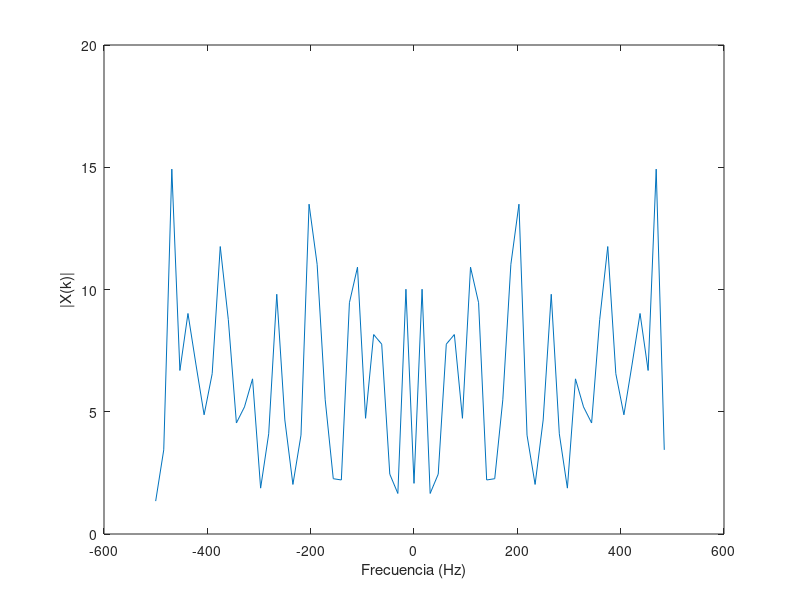

Source code (MATLAB): (Note: this script raises an error after producing the figure.)
%%%%%%%%%%%%%%%%%%%%%%%%%%%%%%%%%%%%%%%%%%%%%%%%%%%%%%%%%%%%
%%%%%%%%%%%%%%  PARTE 1: Convolución Circular %%%%%%%%%%%%%%
%%%%%%%%%%%%%%%%%%%%%%%%%%%%%%%%%%%%%%%%%%%%%%%%%%%%%%%%%%%%


% PREGUNTA 1

% Parámetros
N = 64;        % Longitud de x[n], puede ajustarse
Ts = 1e-3;     % Periodo de muestreo

% Generar señal aleatoria x[n]
x = randn(N, 1);

% Calcular su espectro X(k)
X = fftshift(fft(x));

% Vector de frecuencia para graficar
Fs = 1/Ts;
f = (-N/2:N/2-1)*(Fs/N);

% Graficar el espectro de x[n]
figure;
plot(f, abs(X));
xlabel("Frecuencia (Hz)");
ylabel("|X(k)|");
xline(0)
title("Espectro de x[n]");


% PREGUNTA 2

% Respuesta al impulso del canal h[n]
h = [-0.1, 0.3, -0.5, 0.7, -0.9, 0.7, -0.5, 0.3, -0.1]';

% Llenar con ceros h[n] hasta longitud N
h_padded = [h; zeros(N - length(h), 1)];

% Calcular su espectro H(k)
H = fftshift(fft(h_padded));

% Graficar el espectro de h[n]
figure;
plot(f, abs(H));
xlabel("Frecuencia (Hz)");
ylabel("|H(k)|");
title("Espectro de h[n]");


% PREGUNTA 3

% Convolución lineal
y = conv(x, h);

% Calcular su FFT de N puntos
Y = fftshift(fft(y, N));

% Graficar el espectro de y[n]
figure;
plot(f, abs(Y));
xlabel("Frecuencia (Hz)");
ylabel("|Y_L(k)|");
title("Espectro de y_L[n] (Convolución Lineal)");


% PREGUNTA 4

% Convolución circular
yc = cconv(x, h, N);  % Convolución circular de N puntos

% Calcular su espectro Yc(k)
Yc = fftshift(fft(yc));

% Graficar el espectro de yc[n]
figure;
plot(f, abs(Yc));
xlabel("Frecuencia (Hz)");
ylabel("|Y_c(k)|");
title("Espectro de y_c[n] (Convolución Circular)");


% PREGUNTA 5

% Calcular el producto X(k) * H(k)
XH = X .* H;

% Comparación entre X(k)*H(k) y Y(k)
figure;
subplot(1,2,1);
plot(f, abs(XH), f, abs(Y));
xlabel("Frecuencia (Hz)");
ylabel("Magnitud");
title("Comparación de X(k)*H(k) y Y_L(k)");
legend("|X(k)*H(k)|", "|Y_L(k)|");

% Comparación entre X(k)*H(k) y Yc(k)
subplot(1,2,2);
plot(f, abs(XH), f, abs(Yc));
xlabel("Frecuencia (Hz)");
ylabel("Magnitud");
title("Comparación de X(k)*H(k) y Y_c(k)");
legend("|X(k)*H(k)|", "|Y_c(k)|");


% PREGUNTA 6

% Longitud del prefijo cíclico (debe ser >= longitud de h[n]-1)
L = length(h) - 1;

% Construir prefijo cíclico a partir de las últimas L muestras de x[n]
cyclic_prefix = x(end-L+1:end);

% Extender x[n] con prefijo cíclico
x_ext = [cyclic_prefix; x];



figure;
hold on;
plot(-L:N-1, x_ext, "b")
plot(0:N-1, x, "r");
xlabel("n");
ylabel("x[n]");
legend("x[n]", "x_{ext}[n]", "Prefijo Cíclico");
title("Señal x[n] y x_{ext}[n] con Prefijo Cíclico");
hold off;




% Longitud óptima del prefijo cíclico es L = length(h) - 1 = 10
fprintf("Longitud elegida del prefijo cíclico: %d\n", L);

% Convolución lineal con la señal extendida
y_ext = conv(x_ext, h);

% Eliminar las primeras L muestras para extraer el resultado de la convolución circular
yc_extracted = y_ext(L+1:L+N);

% Verificar que yc extraído coincide con la convolución circular yc
difference = max(abs(yc - yc_extracted));
fprintf("Diferencia máxima entre yc y yc extraído: %e\n", difference);

%%%%%%%%%%%%%%%%%%%%%%%%%%%%%%%%%%%%%%%%%%%%%%%%%%%%%%%%%%%%
%%%%%%%%%%%%%%%%%%  PARTE 2: Ecualización %%%%%%%%%%%%%%%%%%
%%%%%%%%%%%%%%%%%%%%%%%%%%%%%%%%%%%%%%%%%%%%%%%%%%%%%%%%%%%%

% Parámetros de OFDM
NFFT = 128;           % Tamaño de FFT
Ncp = 16;             % Longitud del prefijo cíclico (varía según el caso)
Nofdm = 100;          % Número de símbolos OFDM
Nsub = 10;            % Número de subportadoras de datos
modOrder = 4;         % Modulación QPSK (número M-ario)

% Respuesta al impulso del canal h[n]
h = [0, -0.1, 0.3, -0.5, 0.7, -0.9, 0.7, -0.5, 0.3, -0.1, 0]';


% Respuesta de frecuencia ideal del canal
H = fft(h, NFFT);

% Generar bits aleatorios
numBits = Nsub * Nofdm * log2(modOrder);
bits = randi([0 1], numBits, 1);

%%%%%%%%%%%%%%%%%%%%%%%%%%%%%%%%%%%%%%%%%%%%%%%%%%%%%%%%%%%%
%%%%%%%%%%%%  PARTE A: Intervalo de guarda con 0 %%%%%%%%%%%%%%%%%%
%%%%%%%%%%%%%%%%%%%%%%%%%%%%%%%%%%%%%%%%%%%%%%%%%%%%%%%%%%%%

% Actualizar Ncp para este caso
Ncp = 16;

% Modulación QPSK
symbols = moduladorQPSK(bits);

% Remodelar símbolos en subportadoras x símbolos OFDM
symbols_matrix = reshape(symbols, Nsub, Nofdm);

% Inicializar la matriz de símbolos OFDM
X = zeros(NFFT, Nofdm);

% Mapear símbolos a subportadoras
X(2:Nsub+1, :) = symbols_matrix;

% Modulación OFDM (IFFT)
ofdm_symbols = ifft(X, NFFT);

% Agregar intervalo de guarda lleno de ceros
ofdm_with_guard = [zeros(Ncp, Nofdm); ofdm_symbols];

% Serializar los símbolos OFDM
s = ofdm_with_guard(:);

% Transmitir a través del canal
s_rx = conv(s, h);
s_rx = s_rx(1:length(s));

% Remodelar la señal recibida
s_rx_matrix = reshape(s_rx, NFFT + Ncp, Nofdm);

% Eliminar el intervalo de guarda
received_symbols = s_rx_matrix(Ncp+1:end, :);

% Demodulación OFDM (FFT)
Y = fft(received_symbols, NFFT);

size(Y)
size(repmat(H.', 1, Nofdm))

% Ecualización en el dominio de frecuencia
Y_eq = Y ./ repmat(H, 1, Nofdm);

% Extraer las subportadoras de datos
received_data = Y_eq(2:Nsub+1, :);
received_data = received_data(:);

% Demodulación QPSK
received_bits = demoduladorQPSK(received_data);

% Calcular BER
num_errors = sum(bits ~= received_bits);
bit_error_rate = num_errors / numBits;
fprintf("Caso a) BER con intervalo de guarda en cero: %f\n", bit_error_rate);

% Diagrama de constelación
figure;
subplot(1,2,1);
plot(real(symbols), imag(symbols), "o");
title("Constelación Transmitida");
xlabel("En Fase");
ylabel("En Cuadratura");
axis square;

subplot(1,2,2);
plot(real(received_data), imag(received_data), "o");
title("Constelación Recibida (Caso a)");
xlabel("En Fase");
ylabel("En Cuadratura");
axis square;

%%%%%%%%%%%%%%%%%%%%%%%%%%%%%%%%%%%%%%%%%%%%%%%%%%%%%%%%%%%%
%%%%%%%%%%%%  PARTE B: Intervalo de guarda con 0 %%%%%%%%%%%%%%%%%%
%%%%%%%%%%%%%%%%%%%%%%%%%%%%%%%%%%%%%%%%%%%%%%%%%%%%%%%%%%%%

% Actualizar Ncp para el Caso b)
Ncp = 4;  % Longitud del prefijo cíclico menor al canal

% Modulación QPSK
symbols_b = moduladorQPSK(bits);

% Remodelar símbolos en subportadoras x símbolos OFDM
symbols_matrix_b = reshape(symbols_b, Nsub, Nofdm);

% Inicializar la matriz de símbolos OFDM
X_b = zeros(NFFT, Nofdm);

% Mapear símbolos a subportadoras
X_b(2:Nsub+1, :) = symbols_matrix_b;

% Modulación OFDM (IFFT)
ofdm_symbols_b = ifft(X_b, NFFT);

% Agregar prefijo cíclico (copia de las últimas Ncp muestras)
cyclic_prefix_b = ofdm_symbols_b(end-Ncp+1:end, :);
ofdm_with_cp_b = [cyclic_prefix_b; ofdm_symbols_b];

% Serializar los símbolos OFDM
s_b = ofdm_with_cp_b(:);

% Transmitir a través del canal
s_rx_b = conv(s_b, h);
s_rx_b = s_rx_b(1:length(s_b));

% Remodelar la señal recibida
s_rx_matrix_b = reshape(s_rx_b, NFFT + Ncp, Nofdm);

% Eliminar el prefijo cíclico
received_symbols_b = s_rx_matrix_b(Ncp+1:end, :);

% Demodulación OFDM (FFT)
Y_b = fft(received_symbols_b, NFFT);

% Ecualización en el dominio de frecuencia
Y_eq_b = Y_b ./ repmat(H, 1, Nofdm);

% Extraer las subportadoras de datos
received_data_b = Y_eq_b(2:Nsub+1, :);
received_data_b = received_data_b(:);

% Demodulación QPSK
received_bits_b = demoduladorQPSK(received_data_b);

% Calcular BER
num_errors_b = sum(bits ~= received_bits_b);
bit_error_rate_b = num_errors_b / numBits;
fprintf("Caso b) BER con prefijo cíclico corto: %f\n", bit_error_rate_b);

% Diagrama de constelación
figure;
subplot(1,2,1);
plot(real(symbols_b), imag(symbols_b), "o");
title("Constelación Transmitida");
xlabel("En Fase");
ylabel("En Cuadratura");
axis square;

subplot(1,2,2);
plot(real(received_data_b), imag(received_data_b), "o");
title("Constelación Recibida (Caso b)");
xlabel("En Fase");
ylabel("En Cuadratura");
axis square;

%%%%%%%%%%%%%%%%%%%%%%%%%%%%%%%%%%%%%%%%%%%%%%%%%%%%%%%%%%%%
%%%%%%%%%%%%  PARTE C:  %%%%%%%%%%%%%%%%%%
%%%%%%%%%%%%%%%%%%%%%%%%%%%%%%%%%%%%%%%%%%%%%%%%%%%%%%%%%%%%

% Actualizar Ncp para el Caso c)
Ncp = 16;  % Longitud del prefijo cíclico igual o mayor al canal

% Modulación QPSK
symbols_c = moduladorQPSK(bits);

% Remodelar símbolos en subportadoras x símbolos OFDM
symbols_matrix_c = reshape(symbols_c, Nsub, Nofdm);

% Inicializar la matriz de símbolos OFDM
X_c = zeros(NFFT, Nofdm);

% Mapear símbolos a subportadoras
X_c(2:Nsub+1, :) = symbols_matrix_c;

% Modulación OFDM (IFFT)
ofdm_symbols_c = ifft(X_c, NFFT);

% Agregar prefijo cíclico (copia de las últimas Ncp muestras)
cyclic_prefix_c = ofdm_symbols_c(end-Ncp+1:end, :);
ofdm_with_cp_c = [cyclic_prefix_c; ofdm_symbols_c];

% Serializar los símbolos OFDM
s_c = ofdm_with_cp_c(:);

% Transmitir a través del canal
s_rx_c = conv(s_c, h);
s_rx_c = s_rx_c(1:length(s_c));

% Remodelar la señal recibida
s_rx_matrix_c = reshape(s_rx_c, NFFT + Ncp, Nofdm);

% Eliminar el prefijo cíclico
received_symbols_c = s_rx_matrix_c(Ncp+1:end, :);

% Demodulación OFDM (FFT)
Y_c = fft(received_symbols_c, NFFT);

% Ecualización en el dominio de frecuencia
Y_eq_c = Y_c ./ repmat(H, 1, Nofdm);

% Extraer las subportadoras de datos
received_data_c = Y_eq_c(2:Nsub+1, :);
received_data_c = received_data_c(:);

% Demodulación QPSK
received_bits_c = demoduladorQPSK(received_data_c);

% Calcular BER
num_errors_c = sum(bits ~= received_bits_c);
bit_error_rate_c = num_errors_c / numBits;
fprintf("Caso c) BER con prefijo cíclico suficiente: %f\n", bit_error_rate_c);

% Diagrama de constelación
figure;
subplot(1,2,1);
plot(real(symbols_c), imag(symbols_c), "o");
title("Constelación Transmitida");
xlabel("En Fase");
ylabel("En Cuadratura");
axis square;

subplot(1,2,2);
plot(real(received_data_c), imag(received_data_c), "o");
title("Constelación Recibida (Caso c)");
xlabel("En Fase");
ylabel("En Cuadratura");
axis square;
